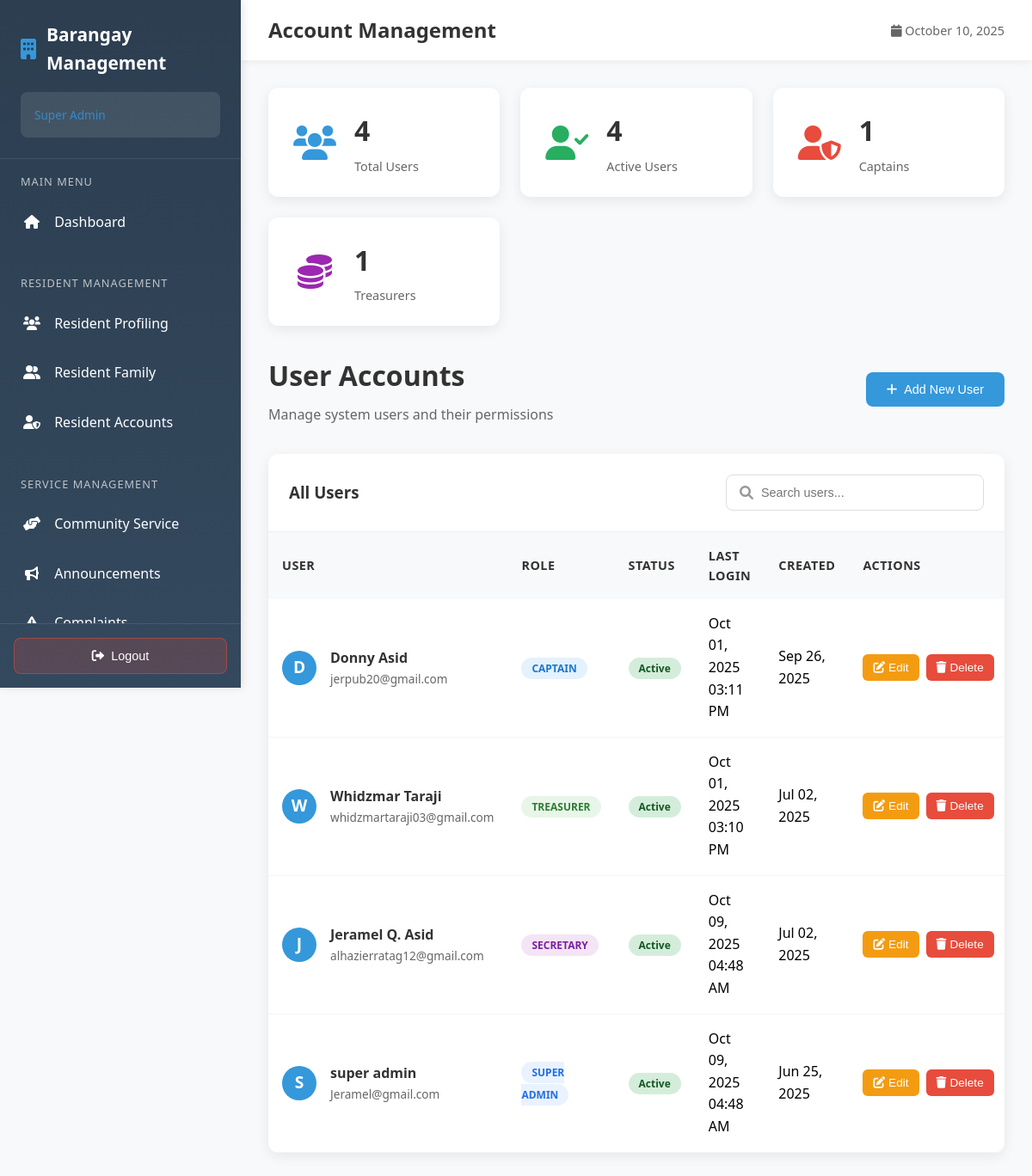
/employee/admin/account_management.php, run on an earlier commit of the app's database.
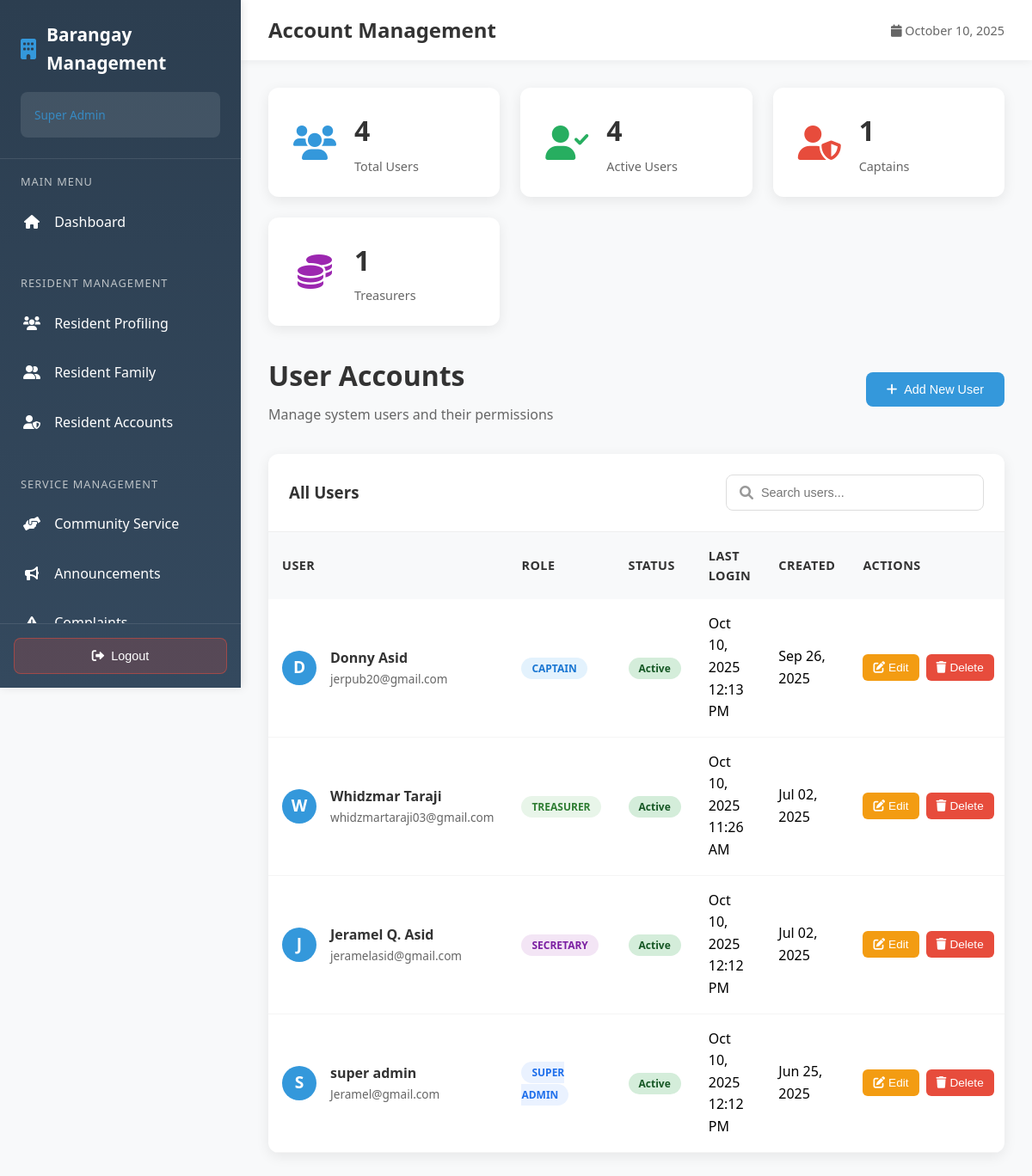
And on a later commit of the database.
### tables this page shows
CREATE TABLE `users` (
  `id` int(11) NOT NULL,
  `full_name` varchar(255) NOT NULL,
  `email` varchar(255) NOT NULL,
  `password` varchar(255) NOT NULL,
  `first_name` varchar(50) DEFAULT NULL,
  `middle_initial` char(1) DEFAULT NULL,
  `last_name` varchar(50) DEFAULT NULL,
  `role` enum('captain','secretary','super_admin','treasurer') NOT NULL,
  `status` enum('active','inactive') DEFAULT 'active',
  `created_at` timestamp NOT NULL DEFAULT current_timestamp(),
  `last_login` timestamp NULL DEFAULT NULL,
  `updated_at` timestamp NOT NULL DEFAULT current_timestamp() ON UPDATE current_timestamp(),
  `two_factor_enabled` tinyint(1) NOT NULL DEFAULT 0
);

### employee/admin/account_management.php (the view, shortened to what the changed rows need)
<?php
require_once '../../config.php';
$users_query = "SELECT * FROM users ORDER BY created_at DESC";
$users_result = mysqli_query($connection, $users_query);
$role_labels = [
    'super_admin' => 'Super Admin',
    'captain'     => 'Captain',
    'secretary'   => 'Secretary',
    'treasurer'   => 'Treasurer'
];
function normalize_role($raw) {
    $key = trim(strtolower($raw ?? ''));
    $key = str_replace(' ', '_', $key);
    $key = preg_replace('/[^a-z0-9_]/', '', $key);
    return $key === '' ? 'unknown' : $key;
}
?>
<!DOCTYPE html>
<html lang="en">
<head>
	<link href="https://cdnjs.cloudflare.com/ajax/libs/font-awesome/6.0.0/css/all.min.css" rel="stylesheet">
</head>
<body>
	<div class="main-content">
		<div class="top-bar">
			<h1 class="page-title">Account Management</h1>
		</div>
		<div class="content-area">
			<div class="management-header">
				<div class="header-title">
					<h1>User Accounts</h1>
				</div>
			</div>
			<div class="table-container">
				<table id="usersTable">
					<thead>
						<tr>
							<th>User</th>
							<th>Role</th>
							<th>Status</th>
							<th>Last Login</th>
							<th>Created</th>
							<th>Actions</th>
						</tr>
					</thead>
					<tbody>
						<?php
						mysqli_data_seek($users_result, 0);
						while ($user = mysqli_fetch_assoc($users_result)):
							$_role_key = normalize_role($user['role']);
							$_role_label = $role_labels[$_role_key] ?? (strlen($user['role']) ? ucwords(str_replace('_',' ',$_role_key)) : 'N/A');
						?>
							<tr>
								<td>
									<div class="user-info-cell">
										<div class="user-avatar">
											<?php echo strtoupper(substr($user['full_name'], 0, 1)); ?>
										</div>
										<div class="user-details">
											<h4><?php echo htmlspecialchars($user['full_name']); ?></h4>
											<p><?php echo htmlspecialchars($user['email']); ?></p>
										</div>
									</div>
								</td>
								<td>
									<span class="role-badge role-<?php echo htmlspecialchars($_role_key); ?>">
										<?php echo htmlspecialchars($_role_label); ?>
									</span>
								</td>
								<td>
									<span class="status-badge status-<?php echo $user['status']; ?>">
										<?php echo ucfirst($user['status']); ?>
									</span>
								</td>
								<td>
									<?php
									if ($user['last_login']) {
										echo date('M d, Y h:i A', strtotime($user['last_login']));
									} else {
										echo '<span style="color: #999;">Never</span>';
									}
									?>
								</td>
								<td><?php echo date('M d, Y', strtotime($user['created_at'])); ?></td>
								<td>
									<div class="action-buttons">
										<button class="btn-edit" onclick='openEditModal(<?php echo json_encode($user); ?>)'>
											<i class="fas fa-edit"></i>
											Edit
										</button>
										<button class="btn-delete" onclick="confirmDelete(<?php echo $user['id']; ?>, '<?php echo htmlspecialchars($user['full_name']); ?>')">
											<i class="fas fa-trash"></i>
											Delete
										</button>
									</div>
								</td>
							</tr>
						<?php endwhile; ?>
					</tbody>
				</table>
			</div>
		</div>
	</div>
</body>
</html>

What changed in the data, as far as the page shows it:
changed users "Donny Asid": last_login "Oct 01, 2025 03:11 PM" → "Oct 10, 2025 12:13 PM"
changed users "Whidzmar Taraji": last_login "Oct 01, 2025 03:10 PM" → "Oct 10, 2025 11:26 AM"
changed users "Jeramel Q. Asid": email "alhazierratag12@gmail.com" → "jeramelasid@gmail.com"; last_login "Oct 09, 2025 04:48 AM" → "Oct 10, 2025 12:12 PM"
changed users "super admin": last_login "Oct 09, 2025 04:48 AM" → "Oct 10, 2025 12:12 PM"
